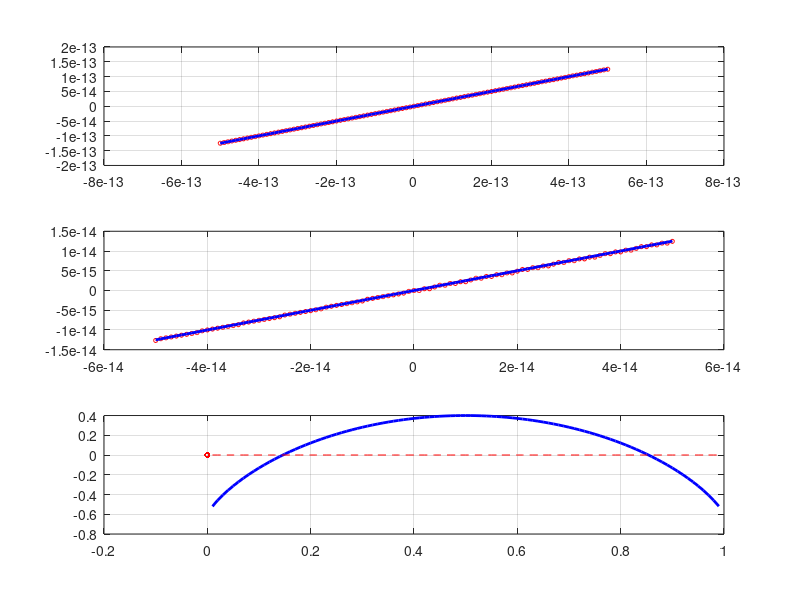

Reproduce this figure in MATLAB. (Note: this script raises an error after producing the figure.)
% =========================================================================
% TEMA 1 - PROBLEMA 1: PÉRDIDA DE PRECISIÓN
% =========================================================================
clc; clear; close all;
%A)  Explicación:   En x aprox 0, sqrt(x+4) es muy cercano a 2.' La resta de dos números muy cercanos causa "cancelación catastrófica".   dejando solo error de redondeo (ruido).

FI = @(x) sqrt(x+4) - 2;
FE = @(x) x./(sqrt(x+4)+2);

limites = [5e-13,5e-14,5e-15];

for k = 1:3
    lim = limites(k);
    inicio = -lim;
    fin = lim;
    longitud = fin - inicio;
    h = longitud / 100;
    x = inicio : h : fin;
    y1 = FI(x);
    y2 = FE(x);
    subplot(3, 1, k);
    plot(x, y1, 'r-o', 'MarkerSize', 3); hold on; % Roja: Inestable
    plot(x, y2, 'b-', 'LineWidth', 2);            % Azul: Estable
    grid on;
end

% =========================================================================
% TEMA 1 - PROBLEMA 2: ENTROPÍA DE SHANNON
% =========================================================================
clc; clear; close all;
f_entropia = @(p) -p.*log2(p) - (1-p).*log2(1-p) - 0.6;
p_vals = 0.01 : 0.01 : 0.99;
y_vals = f_entropia(p_vals);

figure(1);
plot(p_vals, y_vals, 'b-', 'LineWidth', 2); hold on;
plot(p_vals, zeros(size(p_vals)), 'r--'); % Línea cero
grid on;

x0 = 0.2;
tol = 1e-6
itmax=20;
x = NewtonRaphsonDeriv(f_entropia,x0,tol,itmax)

# No te garantiza la convergencia la derivada en 0.5 es 0 y tambien porque si empezamos muy lejos o la correcion es muy grande el metodo podria saltar de p mayor a 0 , o, p menor a 1 donde log2 no esta definida rempiendo el algoritmo

% =========================================================================
% TEMA 1 - PROBLEMA 3: SISTEMA MAL CONDICIONADO
% =========================================================================
clc; clear;
A = [ 1276929.38, -1930737.61,  -617.40;
     -1930737.61,  3316209.17,  1755.30;
      -617.40,     1755.30,     2.00 ];

b = [10; 20; 30];

x = Gauss(A,b)

r=b-A*x
p=2;
npr=normap(r,p)
% Generalmente, si la norma es muy pequeña (cercana a cero o a 1e-15),se considera que satisface la ecuación numéricamente.
% Como su norma es alta, la aproximacion es mala

k = cond(A);
log_k = log10(k);
%   Aunque el residual sea pequeño, la aproximación NO es confiable.
%   Esto se debe a que la matriz está MAL CONDICIONADA (k muy grande).
%   La mezcla de valores muy grandes (10^6) con muy chicos (2.00)
%   hace que la matriz sea casi singular, amplificando cualquier error
%   de redondeo y haciendo la solución inestable.
% =========================================================================
% TEMA 1 - PROBLEMA 4: REGRESIÓN LINEAL MÚLTIPLE
% =========================================================================
clc; clear;
X = [ 1.0,  0.8,  0.5,  0.2, -0.5;
      1.0, -1.2, -1.5, -0.8, -0.5;
      1.0,  1.8,  1.5,  1.2, -1.5;
      1.0, -1.2, -0.5, -0.8,  1.5;
      1.0,  0.8,  0.5,  0.7,  0.5 ];


y = [1.5; -2.0; 3.0; -1.5; 1.2];

A = X' * X
b = X' * y

beta0 = zeros(5,1);
tol = 1e-5
itmax=1000

[xg,iterg] = GaussSeidel(A,b,beta0,tol,itmax)
[xj,iterj] = Jacobi(A,b,beta0,tol,itmax)
% Ambos convergen igual, ninguno itera menos que el otro

norma_A = norm(A, 1)
norma_A_inv = norm(inv(A), 1)
k_cond = norma_A * norma_A_inv
digitos_perdidos = log10(k_cond)
% =========================================================================
% TEMA 1 - PROBLEMA 5: MATRIZ PENTADIAGONAL Y SOR ÓPTIMO
% =========================================================================
clc; clear; close all;
% Diagonal principal (6)
D0 = 6 * eye(10);
D1_sup = -2 * diag(ones(9,1), 1);
D1_inf = -2 * diag(ones(9,1), -1);
D2_sup = -1 * diag(ones(8,1), 2);
D2_inf = -1 * diag(ones(8,1), -2);
A = D0 + D1_sup + D1_inf + D2_sup + D2_inf;
b = ones(10, 1);

x0 = zeros(10, 1);
omega=1.3
tol=1e-14
itmax=2000
[x,iter,resrel] = SOR(A,b,x0,omega,tol,itmax)

omegas= 0.1 : 0.05 : 1.95;
iteraciones=[]
residuos_rel=[]

for w = omegas
  [x,iter,resrel] = SOR(A,b,x0,w,tol,itmax)
  iteraciones = [iteraciones, iter];
  r_rel = norm(b - A*x) / norm(b);
  residuos_rel = [residuos_rel, resrel];
end

[min_iter, idx_opt] = min(iteraciones);
w_opt = omegas(idx_opt)
res_opt = residuos_rel(idx_opt)

subplot(2,1,1);
plot(omegas, iteraciones, '-o', 'LineWidth', 1.5);
grid on;
subplot(2,1,2);
semilogy(omegas, residuos_rel, '-r x', 'LineWidth', 1.5);
grid on;
